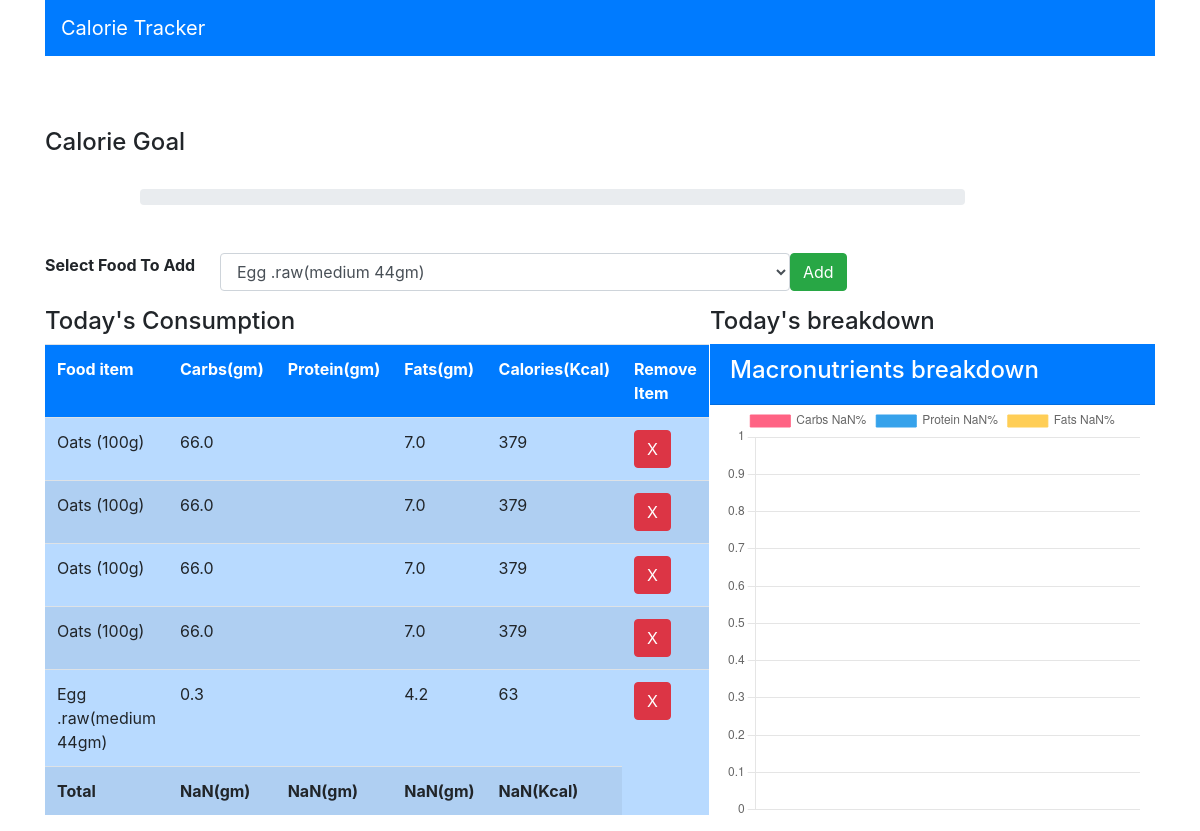
The app's page / (signed in), older data.
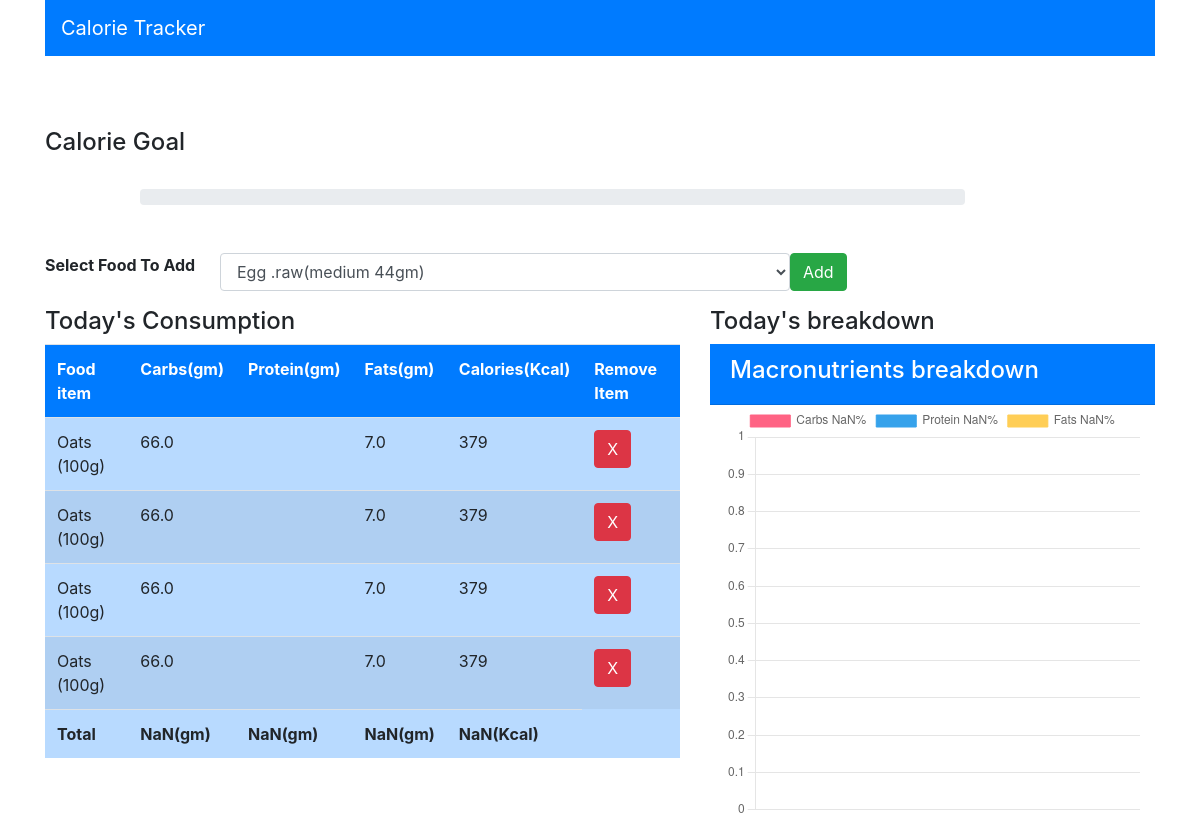
The same page, newer data.
### myapp/models.py (models this page shows, shortened)
class Consume(models.Model):
    user=models.ForeignKey(User,on_delete=models.CASCADE)
    food_consumed=models.ForeignKey(Food,on_delete=models.CASCADE)

class Food(models.Model):
    name=models.CharField(max_length=200)
    carbs=models.FloatField()
    portein=models.FloatField()
    fats=models.FloatField()
    calories=models.IntegerField()

### myapp/views.py (the view)
# urls.py: path('',views.index,name="index"),
def index(request):
    if request.method=="POST":
        food_consumed=request.POST['food_consumed']
        consume=Food.objects.get(name=food_consumed)# to get not name acutal object
        user=request.user # it will user who currently loged-in
        consume=Consume(user=user,food_consumed=consume)
        consume.save()
        foods=Food.objects.all() # actually we want to show food item in both cases that why we put in else block as well as if block we write foods
    else:
        foods=Food.objects.all()
    consumed_food=Consume.objects.filter(user=request.user)
    return render(request,'myapp/index.html',{'foods':foods,'consumed_food':consumed_food})

### myapp/templates/myapp/index.html (shortened to what this page needs)
<!DOCTYPE html>
<html lang="en">
<head>
    <link rel="stylesheet" href="https://maxcdn.bootstrapcdn.com/bootstrap/4.0.0/css/bootstrap.min.css">
</head>
<body>
   <div class="container">
            <div class="row">
                <div class="col-md-12">
                    <nav class="navbar navbar-dark bg-primary">
                        <span class="navbar-brand">Calorie Tracker</span>
                    </nav>
                </div>
            </div>
            <br><br><br>
            <h4>Calorie Goal</h4>
            <br>
            <div class="row">
                <div class="col-md-9 offset-1">
                    <div class="progress">
                    </div>
                </div>
            </div>
            <br><br>
            <div class="row">
                <div class="col-md-12">
                        <form method="POST">
                            <div class="form-group row">
                                <label class="col-md-2">
                                    <b>Select Food To Add </b>
                                </label>
                                <select class="col-md-6 form-control" name="food_consumed" id="food_consumed">
                                        {% for food in foods %}
                                         <option value="{{food.name}}">{{food.name}}</option>
                                        {% endfor %}
                                </select>
                                <button class="btn btn-success" type="submit">Add</button>
                            </div>
                        </form>
                </div>
            </div>
            <div class="row">
                <div class="col-md-7">
                    <div >
                        <h4> Today's Consumption</h4>
                    </div>
                    <table id="table" class="table table-striped table-primary">
                        <tr class="bg-primary text-white">
                            <th>Food item</th>
                            <th>Carbs(gm)</th>
                            <th>Protein(gm)</th>
                            <th>Fats(gm)</th>
                            <th>Calories(Kcal)</th>
                            <th>Remove Item</th>
                        </tr>
                                {% for c in consumed_food %}
                                <tr>
                                    <td>{{c.food_consumed.name}}</td>
                                    <td>{{c.food_consumed.carbs}}</td>
                                    <td>{{c.food_consumed.protein}}</td>
                                    <td>{{c.food_consumed.fats}}</td>
                                    <td>{{c.food_consumed.calories}}</td>
                                    <td><a class="btn btn-danger" href="{% url 'delete' c.id %}">X</a></td>
                                </tr>
                                {% endfor %}
                                <tr>
                                    <td id="name"><b>Total</b></td>
                                    <td id="totalCarbs"><b></b></td>
                                    <td id="totalProtien"><b></b></td>
                                    <td id="totalFats"><b></b></td>
                                    <td id="totalCalories"><b></b></td>
                                </tr>
                    </table>
                </div>
                <div class="col-md-5 ">
                    <div class="">
                        <h4>Today's breakdown</h4>
                    </div>
                    <div class="card-header text-white bg-primary">
                        <h4>Macronutrients breakdown</h4>
                    </div>
                    <div class="col-md-12">
                    <canvas id="myChart"></canvas>
                    </div>
                </div>
            </div>
        </div>
</body>
<script>
    var table = document.getElementById("table");
    var carbs=0,protein=0,fats=0,calories=0;
    for(var i=1;i<table.rows.length-1;i++){
        console.log(table.rows[i].cells[1].innerHTML);
        carbs +=parseFloat(table.rows[i].cells[1].innerHTML);
        carbs = Math.round(carbs);
        protein+= parseFloat(table.rows[i].cells[2].innerHTML);
        protein = Math.round(protein)
        fats+= parseFloat(table.rows[i].cells[3].innerHTML);
        fats = Math.round(fats);
        calories+= parseFloat(table.rows[i].cells[4].innerHTML);
        calories = Math.round(calories);
    }
    console.log(fats);
    document.getElementById("totalCarbs").innerHTML = '<b>' + carbs+'(gm)</b>';
    document.getElementById("totalProtien").innerHTML ='<b>' + protein+'(gm)</b>';
    document.getElementById("totalFats").innerHTML = '<b>' +fats+'(gm)</b>';
    document.getElementById("totalCalories").innerHTML = '<b>' +calories+'(Kcal)</b>';
    var calPer = (calories/2000) *100;
    document.getElementsByClassName("progress-bar")[0].setAttribute("style","width:"+calPer+"%");
    var total  = carbs+protein+fats;
    var carbsP = Math.round((carbs/total)*100);
    var protienP = Math.round((protein/total)*100);
    var fatsP = Math.round((fats/total)*100);
const ctx = document.getElementById('myChart');
new Chart(ctx, {
    type: 'doughnut',
    data: {
      labels: ['Carbs '+ carbsP+'%', 'Protein '+ protienP+'%', 'Fats '+ fatsP+'%'],
      datasets: [{
        label: '# of Votes',
        data: [carbsP, protienP, fatsP],
        backgroundColor: [
                'rgba(255, 99, 132, 1)',
                'rgba(54, 162, 235, 1)',
                'rgba(255, 206, 86, 1)',
            ],
            borderColor: [
                'rgba(255, 99, 132, 1)',
                'rgba(54, 162, 235, 1)',
                'rgba(255, 206, 86, 1)',
            ],
        borderWidth: 1
      }]
    },
    options: {
      scales: {
        y: {
          beginAtZero: true
        }
      }
    }
  });
</script>
</html>

Row changes from the older to the newer data that the page shows:
removed Consume: food_consumed.name "Egg .raw(medium 44gm)", food_consumed.carbs "0.3", food_consumed.fats "4.2", food_consumed.calories "63"
